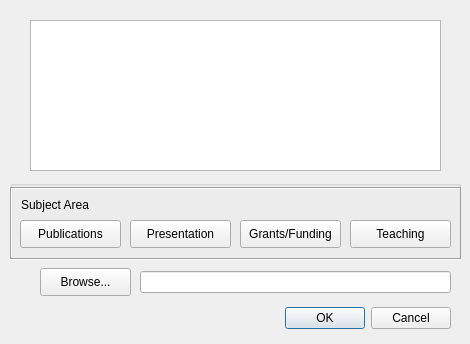
<?xml version="1.0" encoding="UTF-8"?>
<ui version="4.0">
 <class>FileInputDialog</class>
 <widget class="QDialog" name="FileInputDialog">
  <property name="geometry">
   <rect>
    <x>0</x>
    <y>0</y>
    <width>470</width>
    <height>344</height>
   </rect>
  </property>
  <property name="windowTitle">
   <string>Dialog</string>
  </property>
  <widget class="QDialogButtonBox" name="buttonBox">
   <property name="geometry">
    <rect>
     <x>10</x>
     <y>302</y>
     <width>441</width>
     <height>32</height>
    </rect>
   </property>
   <property name="orientation">
    <enum>Qt::Horizontal</enum>
   </property>
   <property name="standardButtons">
    <set>QDialogButtonBox::Cancel|QDialogButtonBox::Ok</set>
   </property>
  </widget>
  <widget class="QGroupBox" name="groupBox">
   <property name="geometry">
    <rect>
     <x>10</x>
     <y>180</y>
     <width>451</width>
     <height>80</height>
    </rect>
   </property>
   <property name="title">
    <string/>
   </property>
   <widget class="Line" name="line">
    <property name="geometry">
     <rect>
      <x>0</x>
      <y>0</y>
      <width>451</width>
      <height>16</height>
     </rect>
    </property>
    <property name="orientation">
     <enum>Qt::Horizontal</enum>
    </property>
   </widget>
   <widget class="Line" name="line_3">
    <property name="geometry">
     <rect>
      <x>-9</x>
      <y>7</y>
      <width>20</width>
      <height>71</height>
     </rect>
    </property>
    <property name="orientation">
     <enum>Qt::Vertical</enum>
    </property>
   </widget>
   <widget class="Line" name="line_4">
    <property name="geometry">
     <rect>
      <x>441</x>
      <y>8</y>
      <width>20</width>
      <height>71</height>
     </rect>
    </property>
    <property name="orientation">
     <enum>Qt::Vertical</enum>
    </property>
   </widget>
   <widget class="Line" name="line_2">
    <property name="geometry">
     <rect>
      <x>0</x>
      <y>71</y>
      <width>451</width>
      <height>16</height>
     </rect>
    </property>
    <property name="orientation">
     <enum>Qt::Horizontal</enum>
    </property>
   </widget>
   <widget class="QLabel" name="label">
    <property name="geometry">
     <rect>
      <x>11</x>
      <y>17</y>
      <width>81</width>
      <height>16</height>
     </rect>
    </property>
    <property name="text">
     <string>Subject Area</string>
    </property>
   </widget>
   <widget class="QPushButton" name="pushButton">
    <property name="geometry">
     <rect>
      <x>10</x>
      <y>40</y>
      <width>101</width>
      <height>28</height>
     </rect>
    </property>
    <property name="text">
     <string>Publications</string>
    </property>
   </widget>
   <widget class="QPushButton" name="pushButton_2">
    <property name="geometry">
     <rect>
      <x>120</x>
      <y>40</y>
      <width>101</width>
      <height>28</height>
     </rect>
    </property>
    <property name="text">
     <string>Presentation</string>
    </property>
   </widget>
   <widget class="QPushButton" name="pushButton_3">
    <property name="geometry">
     <rect>
      <x>230</x>
      <y>40</y>
      <width>101</width>
      <height>28</height>
     </rect>
    </property>
    <property name="text">
     <string>Grants/Funding</string>
    </property>
   </widget>
   <widget class="QPushButton" name="pushButton_4">
    <property name="geometry">
     <rect>
      <x>340</x>
      <y>40</y>
      <width>101</width>
      <height>28</height>
     </rect>
    </property>
    <property name="text">
     <string>Teaching</string>
    </property>
   </widget>
   <zorder>line</zorder>
   <zorder>line_4</zorder>
   <zorder>line_2</zorder>
   <zorder>label</zorder>
   <zorder>pushButton</zorder>
   <zorder>pushButton_2</zorder>
   <zorder>pushButton_3</zorder>
   <zorder>pushButton_4</zorder>
   <zorder>line_3</zorder>
  </widget>
  <widget class="QPushButton" name="pushButton_5">
   <property name="geometry">
    <rect>
     <x>40</x>
     <y>268</y>
     <width>91</width>
     <height>28</height>
    </rect>
   </property>
   <property name="text">
    <string>Browse...</string>
   </property>
  </widget>
  <widget class="QLineEdit" name="lineEdit">
   <property name="geometry">
    <rect>
     <x>140</x>
     <y>271</y>
     <width>311</width>
     <height>22</height>
    </rect>
   </property>
  </widget>
  <widget class="QGraphicsView" name="logoImage">
   <property name="geometry">
    <rect>
     <x>30</x>
     <y>20</y>
     <width>411</width>
     <height>151</height>
    </rect>
   </property>
  </widget>
 </widget>
 <resources/>
 <connections>
  <connection>
   <sender>buttonBox</sender>
   <signal>accepted()</signal>
   <receiver>FileInputDialog</receiver>
   <slot>accept()</slot>
   <hints>
    <hint type="sourcelabel">
     <x>248</x>
     <y>254</y>
    </hint>
    <hint type="destinationlabel">
     <x>157</x>
     <y>274</y>
    </hint>
   </hints>
  </connection>
  <connection>
   <sender>buttonBox</sender>
   <signal>rejected()</signal>
   <receiver>FileInputDialog</receiver>
   <slot>reject()</slot>
   <hints>
    <hint type="sourcelabel">
     <x>316</x>
     <y>260</y>
    </hint>
    <hint type="destinationlabel">
     <x>286</x>
     <y>274</y>
    </hint>
   </hints>
  </connection>
 </connections>
</ui>
